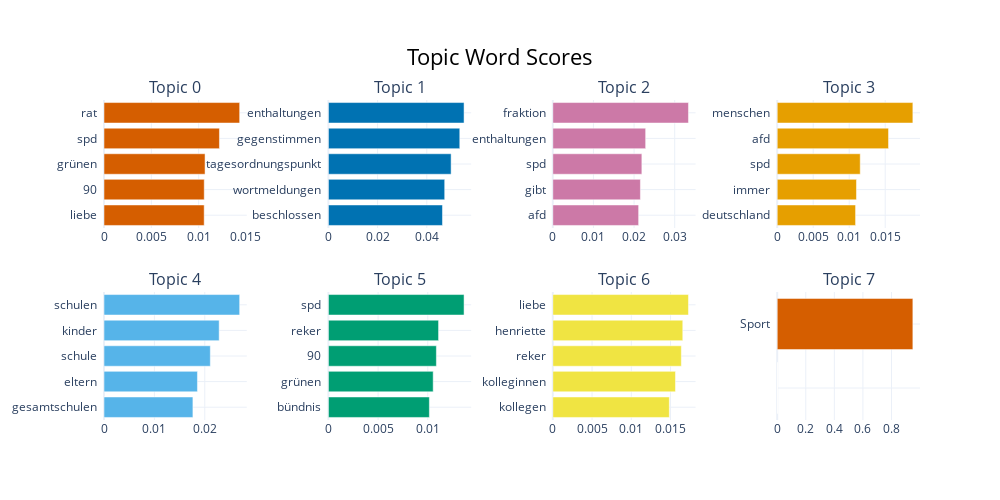

The cell this chart's notebook holds for it:
### Code cell
topic_model.visualize_barchart()

### Figure 1 — Plotly figure (JSON) as saved in the notebook; plotly's stock layout.template omitted (floating-point values rounded to 4 significant figures)
{"data": [{"marker": {"color": "#D55E00"}, "orientation": "h", "type": "bar", "x": [0.01058, 0.01059, 0.01068, 0.0122, 0.01433], "xaxis": "x", "y": ["liebe  ", "90  ", "grünen  ", "spd  ", "rat  "], "yaxis": "y"}, {"marker": {"color": "#0072B2"}, "orientation": "h", "type": "bar", "x": [0.04637, 0.04727, 0.04988, 0.0534, 0.05514], "xaxis": "x2", "y": ["beschlossen  ", "wortmeldungen  ", "tagesordnungspunkt  ", "gegenstimmen  ", "enthaltungen  "], "yaxis": "y2"}, {"marker": {"color": "#CC79A7"}, "orientation": "h", "type": "bar", "x": [0.02112, 0.02156, 0.02192, 0.02285, 0.03339], "xaxis": "x3", "y": ["afd  ", "gibt  ", "spd  ", "enthaltungen  ", "fraktion  "], "yaxis": "y3"}, {"marker": {"color": "#E69F00"}, "orientation": "h", "type": "bar", "x": [0.01088, 0.01101, 0.01153, 0.01546, 0.01884], "xaxis": "x4", "y": ["deutschland  ", "immer  ", "spd  ", "afd  ", "menschen  "], "yaxis": "y4"}, {"marker": {"color": "#56B4E9"}, "orientation": "h", "type": "bar", "x": [0.01765, 0.01855, 0.0211, 0.02286, 0.02693], "xaxis": "x5", "y": ["gesamtschulen  ", "eltern  ", "schule  ", "kinder  ", "schulen  "], "yaxis": "y5"}, {"marker": {"color": "#009E73"}, "orientation": "h", "type": "bar", "x": [0.01016, 0.01054, 0.01087, 0.01109, 0.01365], "xaxis": "x6", "y": ["bündnis  ", "grünen  ", "90  ", "reker  ", "spd  "], "yaxis": "y6"}, {"marker": {"color": "#F0E442"}, "orientation": "h", "type": "bar", "x": [0.01485, 0.01563, 0.01637, 0.01656, 0.01728], "xaxis": "x7", "y": ["kollegen  ", "kolleginnen  ", "reker  ", "henriette  ", "liebe  "], "yaxis": "y7"}, {"marker": {"color": "#D55E00"}, "orientation": "h", "type": "bar", "x": [0, 0, 0, 0, 0.9496], "xaxis": "x8", "y": ["  ", "  ", "  ", "  ", "Sport  "], "yaxis": "y8"}], "layout": {"annotations": [{"font": {"size": 16}, "showarrow": false, "text": "Topic 0", "x": 0.0875, "xanchor": "center", "xref": "paper", "y": 1, "yanchor": "bottom", "yref": "paper"}, {"font": {"size": 16}, "showarrow": false, "text": "Topic 1", "x": 0.3625, "xanchor": "center", "xref": "paper", "y": 1, "yanchor": "bottom", "yref": "paper"}, {"font": {"size": 16}, "showarrow": false, "text": "Topic 2", "x": 0.6375, "xanchor": "center", "xref": "paper", "y": 1, "yanchor": "bottom", "yref": "paper"}, {"font": {"size": 16}, "showarrow": false, "text": "Topic 3", "x": 0.9125, "xanchor": "center", "xref": "paper", "y": 1, "yanchor": "bottom", "yref": "paper"}, {"font": {"size": 16}, "showarrow": false, "text": "Topic 4", "x": 0.0875, "xanchor": "center", "xref": "paper", "y": 0.4, "yanchor": "bottom", "yref": "paper"}, {"font": {"size": 16}, "showarrow": false, "text": "Topic 5", "x": 0.3625, "xanchor": "center", "xref": "paper", "y": 0.4, "yanchor": "bottom", "yref": "paper"}, {"font": {"size": 16}, "showarrow": false, "text": "Topic 6", "x": 0.6375, "xanchor": "center", "xref": "paper", "y": 0.4, "yanchor": "bottom", "yref": "paper"}, {"font": {"size": 16}, "showarrow": false, "text": "Topic 7", "x": 0.9125, "xanchor": "center", "xref": "paper", "y": 0.4, "yanchor": "bottom", "yref": "paper"}], "height": 500, "hoverlabel": {"bgcolor": "white", "font": {"family": "Rockwell", "size": 16}}, "showlegend": false, "title": {"font": {"color": "Black", "size": 22}, "text": "Topic Word Scores", "x": 0.5, "xanchor": "center", "yanchor": "top"}, "width": 1000, "xaxis": {"anchor": "y", "domain": [0, 0.175], "showgrid": true}, "xaxis2": {"anchor": "y2", "domain": [0.275, 0.45], "showgrid": true}, "xaxis3": {"anchor": "y3", "domain": [0.55, 0.725], "showgrid": true}, "xaxis4": {"anchor": "y4", "domain": [0.825, 1], "showgrid": true}, "xaxis5": {"anchor": "y5", "domain": [0, 0.175], "showgrid": true}, "xaxis6": {"anchor": "y6", "domain": [0.275, 0.45], "showgrid": true}, "xaxis7": {"anchor": "y7", "domain": [0.55, 0.725], "showgrid": true}, "xaxis8": {"anchor": "y8", "domain": [0.825, 1], "showgrid": true}, "yaxis": {"anchor": "x", "domain": [0.6, 1], "showgrid": true}, "yaxis2": {"anchor": "x2", "domain": [0.6, 1], "showgrid": true}, "yaxis3": {"anchor": "x3", "domain": [0.6, 1], "showgrid": true}, "yaxis4": {"anchor": "x4", "domain": [0.6, 1], "showgrid": true}, "yaxis5": {"anchor": "x5", "domain": [0, 0.4], "showgrid": true}, "yaxis6": {"anchor": "x6", "domain": [0, 0.4], "showgrid": true}, "yaxis7": {"anchor": "x7", "domain": [0, 0.4], "showgrid": true}, "yaxis8": {"anchor": "x8", "domain": [0, 0.4], "showgrid": true}}}
